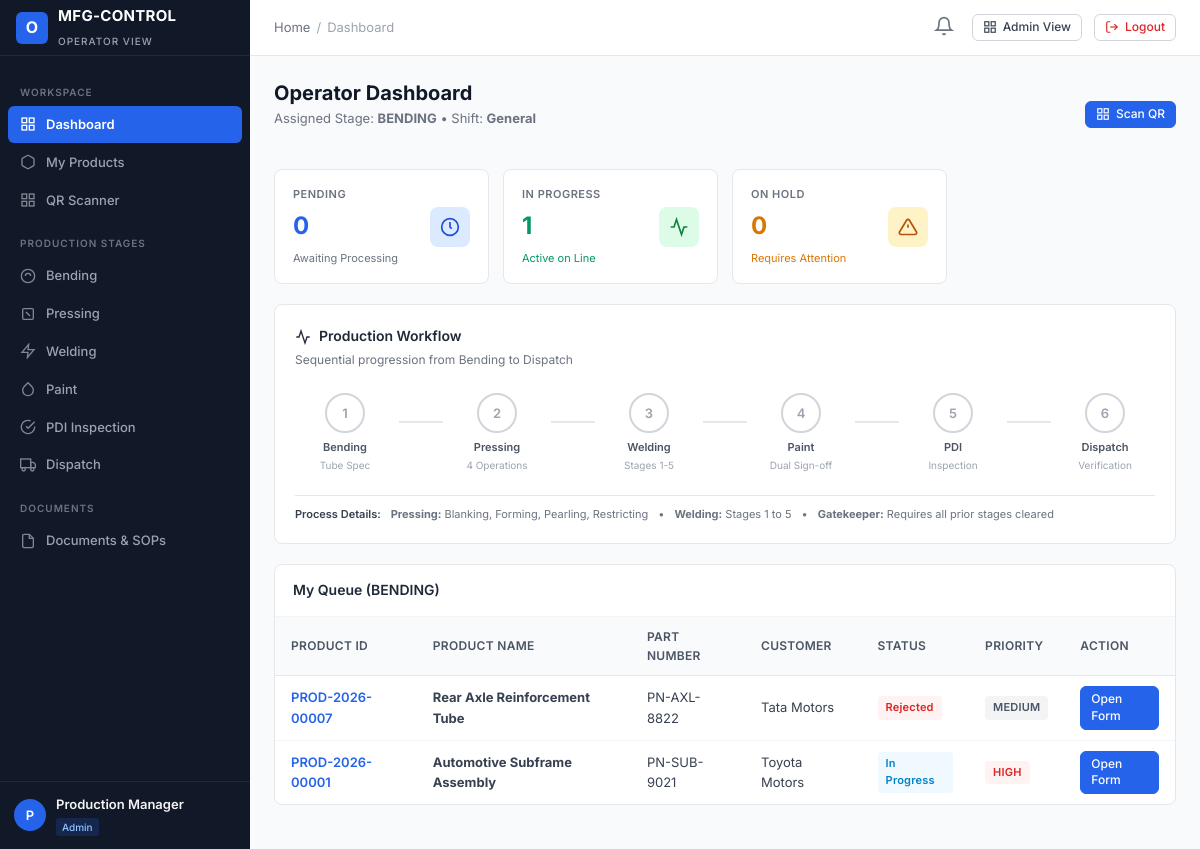
The app's page /user-panel/ (signed in) with its own data.
### apps/accounts/models.py (models this page shows, shortened)
class User(AbstractUser):
    email = models.EmailField(_('email address'), unique=True, db_index=True)
    full_name = models.CharField(_('full name'), max_length=150, blank=True)
    employee_id = models.CharField(_('employee ID'), max_length=50, unique=True, db_index=True)
    phone = models.CharField(_('phone number'), max_length=25, blank=True)
    role = models.CharField(_('role'), max_length=50, choices=UserRole.choices, default=UserRole.USER, db_index=True)
    status = models.CharField(_('status'), max_length=20, choices=UserStatus.choices, default=UserStatus.ACTIVE, db_index=True)
    department = models.CharField(_('department'), max_length=100, blank=True)
    designation = models.CharField(_('designation'), max_length=100, blank=True)
    profile_image = models.ImageField(upload_to='profiles/', blank=True, null=True)
    assigned_admin = models.ForeignKey(
        'self',
        on_delete=models.SET_NULL,
        null=True,
        blank=True,
        related_name='assigned_users',
        help_text=_('Admin managing this user')
    )
    production_stage = models.CharField(
        _('production stage'),
        max_length=50,
        blank=True,
        help_text=_('Current assigned primary production stage, e.g. BENDING, PRESSING')
    )
    production_line = models.CharField(_('production line'), max_length=50, blank=True)
    shift = models.CharField(_('shift'), max_length=50, blank=True)
    notes = models.TextField(_('notes'), blank=True)
    created_at = models.DateTimeField(auto_now_add=True)
    updated_at = models.DateTimeField(auto_now=True)
    objects = CustomUserManager()
    USERNAME_FIELD = 'email'
    REQUIRED_FIELDS = ['username', 'employee_id']
    class Meta:
        verbose_name = _('User')
        verbose_name_plural = _('Users')
        ordering = ['-created_at']
    @property
    def is_super_admin(self):
        return self.role == UserRole.SUPER_ADMIN or self.is_superuser
    @property
    def is_admin_user(self):
        return self.role in [UserRole.SUPER_ADMIN, UserRole.ADMIN]
    @property
    def is_operator(self):
        return not self.is_admin_user

### apps/products/models.py (models this page shows, shortened)
class Product(models.Model):
    product_id = models.CharField(max_length=50, unique=True, db_index=True)
    product_name = models.CharField(max_length=200)
    part_number = models.CharField(max_length=100, db_index=True)
    customer = models.CharField(max_length=150)
    model = models.CharField(max_length=100, blank=True)
    batch_number = models.CharField(max_length=100, blank=True)
    production_date = models.DateField(default=timezone.now)
    assigned_admin = models.ForeignKey(
        settings.AUTH_USER_MODEL,
        on_delete=models.SET_NULL,
        null=True,
        blank=True,
        related_name='administered_products'
    )
    assigned_user = models.ForeignKey(
        settings.AUTH_USER_MODEL,
        on_delete=models.SET_NULL,
        null=True,
        blank=True,
        related_name='assigned_products'
    )
    current_stage = models.CharField(
        max_length=50,
        choices=StageChoices.choices,
        default=StageChoices.BENDING,
        db_index=True
    )
    status = models.CharField(
        max_length=50,
        choices=ProductStatus.choices,
        default=ProductStatus.PENDING,
        db_index=True
    )
    priority = models.CharField(
        max_length=20,
        choices=PriorityChoices.choices,
        default=PriorityChoices.MEDIUM
    )
    qr_code_image = models.ImageField(upload_to='qr_codes/', blank=True, null=True)
    qr_data = models.TextField(blank=True)
    created_at = models.DateTimeField(auto_now_add=True)
    updated_at = models.DateTimeField(auto_now=True)
    class Meta:
        ordering = ['-created_at']
        indexes = [
            models.Index(fields=['current_stage', 'status']),
            models.Index(fields=['customer', 'batch_number']),
        ]

### user_panel/views.py (the view)
# urls.py: path('', views.dashboard_view, name='admin_dashboard_root'),
@login_required
def dashboard_view(request):
    user = request.user
    assigned_stage = user.production_stage or 'BENDING'
    my_products = Product.objects.filter(
        current_stage__iexact=assigned_stage
    ).exclude(status=ProductStatus.COMPLETED).order_by('-priority', '-created_at')
    pending_tasks = my_products.filter(status=ProductStatus.PENDING).count()
    in_progress = my_products.filter(status=ProductStatus.IN_PROGRESS).count()
    hold_count = my_products.filter(status=ProductStatus.HOLD).count()
    context = {
        'assigned_stage': assigned_stage,
        'my_products': my_products[:8],
        'pending_tasks': pending_tasks,
        'in_progress': in_progress,
        'hold_count': hold_count,
    }
    return render(request, 'user_panel/dashboard.html', context)

### user_panel/templates/user_panel/dashboard.html (shortened to what this page needs)
{% extends "user_panel/base_user.html" %}
{% block breadcrumb_active %}Dashboard{% endblock %}
{% block content %}
<div style="display: flex; justify-content: space-between; align-items: center; margin-bottom: 20px;">
    <div>
        <h1 class="page-title">Operator Dashboard</h1>
        <p class="page-subtitle">Assigned Stage: <strong>{{ assigned_stage }}</strong> &bull; Shift: <strong>{{ user.shift|default:"General" }}</strong></p>
    </div>
    <a href="/user-panel/scanner/" class="btn btn-primary btn-sm">
        <svg width="14" height="14" viewBox="0 0 24 24" fill="none" stroke="currentColor" stroke-width="2"><rect x="3" y="3" width="7" height="7"></rect><rect x="14" y="3" width="7" height="7"></rect><rect x="14" y="14" width="7" height="7"></rect><rect x="3" y="14" width="7" height="7"></rect></svg>
        Scan QR
    </a>
</div>
<div class="metrics-grid">
    <div class="metric-card">
        <div class="metric-info">
            <h4>Pending</h4>
            <div class="metric-val" style="color: #2563eb;">{{ pending_tasks }}</div>
            <div style="font-size: 11px; color: #6b7280; margin-top: 4px;">Awaiting Processing</div>
        </div>
        <div class="metric-icon blue">
            <svg width="20" height="20" viewBox="0 0 24 24" fill="none" stroke="currentColor" stroke-width="2"><circle cx="12" cy="12" r="10"></circle><polyline points="12 6 12 12 14 14"></polyline></svg>
        </div>
    </div>
    <div class="metric-card">
        <div class="metric-info">
            <h4>In Progress</h4>
            <div class="metric-val" style="color: #059669;">{{ in_progress }}</div>
            <div style="font-size: 11px; color: #059669; margin-top: 4px;">Active on Line</div>
        </div>
        <div class="metric-icon green">
            <svg width="20" height="20" viewBox="0 0 24 24" fill="none" stroke="currentColor" stroke-width="2"><polyline points="22 12 18 12 15 21 9 3 6 12 2 12"></polyline></svg>
        </div>
    </div>
    <div class="metric-card">
        <div class="metric-info">
            <h4>On Hold</h4>
            <div class="metric-val" style="color: #d97706;">{{ hold_count }}</div>
            <div style="font-size: 11px; color: #d97706; margin-top: 4px;">Requires Attention</div>
        </div>
        <div class="metric-icon amber">
            <svg width="20" height="20" viewBox="0 0 24 24" fill="none" stroke="currentColor" stroke-width="2"><path d="M10.29 3.86L1.82 18a2 2 0 0 0 1.71 3h16.94a2 2 0 0 0 1.71-3L13.71 3.86a2 2 0 0 0-3.42 0z"></path><line x1="12" y1="9" x2="12" y2="13"></line><line x1="12" y1="17" x2="12.01" y2="17"></line></svg>
        </div>
    </div>
</div>
{% include "components/workflow_stepper.html" with is_admin=False %}
<div class="card">
    <div class="card-header">
        <h3 class="card-title">My Queue ({{ assigned_stage }})</h3>
    </div>
    <div class="table-responsive">
        <table class="table-custom">
            <thead>
                <tr>
                    <th>Product ID</th>
                    <th>Product Name</th>
                    <th>Part Number</th>
                    <th>Customer</th>
                    <th>Status</th>
                    <th>Priority</th>
                    <th>Action</th>
                </tr>
            </thead>
            <tbody>
                {% for p in my_products %}
                <tr>
                    <td>
                        <a href="/user-panel/products/{{ p.product_id }}/" style="font-weight: 600; color: #2563eb;">
                            {{ p.product_id }}
                        </a>
                    </td>
                    <td><strong>{{ p.product_name }}</strong></td>
                    <td>{{ p.part_number }}</td>
                    <td>{{ p.customer }}</td>
                    <td>
                        <span class="badge {% if p.status == 'APPROVED' %}badge-success{% elif p.status == 'REJECTED' %}badge-danger{% elif p.status == 'HOLD' %}badge-warning{% else %}badge-info{% endif %}">
                            {{ p.get_status_display }}
                        </span>
                    </td>
                    <td>
                        <span class="badge {% if p.priority == 'URGENT' or p.priority == 'HIGH' %}badge-danger{% else %}badge-secondary{% endif %}">
                            {{ p.priority }}
                        </span>
                    </td>
                    <td>
                        <a href="/user-panel/{{ p.current_stage|lower }}/" class="btn btn-primary btn-sm">
                            Open Form
                        </a>
                    </td>
                </tr>
                {% empty %}
                <tr>
                    <td colspan="7" style="text-align: center; color: #059669; padding: 24px;">
                        No pending products for {{ assigned_stage }} stage.
                    </td>
                </tr>
                {% endfor %}
            </tbody>
        </table>
    </div>
</div>
{% endblock %}

### user_panel/templates/user_panel/base_user.html
{% extends "base.html" %}
{% block sidebar %}
<aside class="app-sidebar">
    <div class="sidebar-header">
        <div class="brand-icon">O</div>
        <div class="brand-title">
            <span>MFG-CONTROL</span>
            <span class="brand-subtitle">Operator View</span>
        </div>
    </div>
    <div class="sidebar-scroll">
        <div class="sidebar-section-title">Workspace</div>
        <a href="/user-panel/dashboard/" class="nav-link {% if request.path == '/user-panel/dashboard/' or request.path == '/user-panel/' %}active{% endif %}">
            <svg viewBox="0 0 24 24" fill="none" stroke="currentColor" stroke-width="2"><rect x="3" y="3" width="7" height="7"></rect><rect x="14" y="3" width="7" height="7"></rect><rect x="14" y="14" width="7" height="7"></rect><rect x="3" y="14" width="7" height="7"></rect></svg>
            Dashboard
        </a>
        <a href="/user-panel/my-products/" class="nav-link {% if '/user-panel/my-products/' in request.path %}active{% endif %}">
            <svg viewBox="0 0 24 24" fill="none" stroke="currentColor" stroke-width="2"><path d="M21 16V8a2 2 0 0 0-1-1.73l-7-4a2 2 0 0 0-2 0l-7 4A2 2 0 0 0 3 8v8a2 2 0 0 0 1 1.73l7 4a2 2 0 0 0 2 0l7-4A2 2 0 0 0 21 16z"></path></svg>
            My Products
        </a>
        <a href="/user-panel/scanner/" class="nav-link {% if '/user-panel/scanner/' in request.path %}active{% endif %}">
            <svg viewBox="0 0 24 24" fill="none" stroke="currentColor" stroke-width="2"><rect x="3" y="3" width="7" height="7"></rect><rect x="14" y="3" width="7" height="7"></rect><rect x="14" y="14" width="7" height="7"></rect><rect x="3" y="14" width="7" height="7"></rect></svg>
            QR Scanner
        </a>
        <div class="sidebar-section-title">Production Stages</div>
        {% if user_is_super_admin or user_is_admin or 'bending' in user_modules or user.production_stage == 'BENDING' %}
        <a href="/user-panel/bending/" class="nav-link {% if '/user-panel/bending/' in request.path %}active{% endif %}">
            <svg viewBox="0 0 24 24" fill="none" stroke="currentColor" stroke-width="2"><circle cx="12" cy="12" r="10"></circle><path d="M8 12a4 4 0 0 1 8 0"></path></svg>
            Bending
        </a>
        {% endif %}
        {% if user_is_super_admin or user_is_admin or 'pressing' in user_modules or user.production_stage == 'PRESSING' %}
        <a href="/user-panel/pressing/" class="nav-link {% if '/user-panel/pressing/' in request.path %}active{% endif %}">
            <svg viewBox="0 0 24 24" fill="none" stroke="currentColor" stroke-width="2"><rect x="4" y="4" width="16" height="16" rx="2"></rect><line x1="9" y1="9" x2="15" y2="15"></line></svg>
            Pressing
        </a>
        {% endif %}
        {% if user_is_super_admin or user_is_admin or 'welding' in user_modules or user.production_stage == 'WELDING' %}
        <a href="/user-panel/welding/" class="nav-link {% if '/user-panel/welding/' in request.path %}active{% endif %}">
            <svg viewBox="0 0 24 24" fill="none" stroke="currentColor" stroke-width="2"><polygon points="13 2 3 14 12 14 11 22 21 10 12 10 13 2"></polygon></svg>
            Welding
        </a>
        {% endif %}
        {% if user_is_super_admin or user_is_admin or 'paint' in user_modules or user.production_stage == 'PAINT' %}
        <a href="/user-panel/paint/" class="nav-link {% if '/user-panel/paint/' in request.path %}active{% endif %}">
            <svg viewBox="0 0 24 24" fill="none" stroke="currentColor" stroke-width="2"><path d="M12 2.69l5.66 5.66a8 8 0 1 1-11.31 0z"></path></svg>
            Paint
        </a>
        {% endif %}
        {% if user_is_super_admin or user_is_admin or 'pdi' in user_modules or user.production_stage == 'PDI' %}
        <a href="/user-panel/pdi/" class="nav-link {% if '/user-panel/pdi/' in request.path %}active{% endif %}">
            <svg viewBox="0 0 24 24" fill="none" stroke="currentColor" stroke-width="2"><path d="M22 11.08V12a10 10 0 1 1-5.93-9.14"></path><polyline points="22 4 12 14.01 9 11.01"></polyline></svg>
            PDI Inspection
        </a>
        {% endif %}
        {% if user_is_super_admin or user_is_admin or 'dispatch' in user_modules or user.production_stage == 'DISPATCH' %}
        <a href="/user-panel/dispatch/" class="nav-link {% if '/user-panel/dispatch/' in request.path %}active{% endif %}">
            <svg viewBox="0 0 24 24" fill="none" stroke="currentColor" stroke-width="2"><rect x="1" y="3" width="15" height="13"></rect><polygon points="16 8 20 8 23 11 23 16 16 16 16 8"></polygon><circle cx="5.5" cy="18.5" r="2.5"></circle><circle cx="18.5" cy="18.5" r="2.5"></circle></svg>
            Dispatch
        </a>
        {% endif %}
        <div class="sidebar-section-title">Documents</div>
        <a href="/user-panel/documents/" class="nav-link {% if '/user-panel/documents/' in request.path %}active{% endif %}">
            <svg viewBox="0 0 24 24" fill="none" stroke="currentColor" stroke-width="2"><path d="M14 2H6a2 2 0 0 0-2 2v16a2 2 0 0 0 2 2h12a2 2 0 0 0 2-2V8z"></path><polyline points="14 2 14 8 20 8"></polyline></svg>
            Documents & SOPs
        </a>
    </div>
    <div class="sidebar-user">
        <div class="user-avatar">{{ user.username|slice:":1"|upper }}</div>
        <div class="user-info">
            <div class="user-name">{{ user.full_name|default:user.username }}</div>
            <span class="user-role-badge">{{ user.get_role_display }}</span>
        </div>
    </div>
</aside>
{% endblock %}

### records on screen
User: username "P", full_name "Production Manager", role "Admin", shift "General"
Product: product_id "PROD-2026-00007", product_name "Rear Axle Reinforcement Tube", part_number "PN-AXL-8822", customer "Tata Motors", status "Rejected", priority "MEDIUM"
Product: product_id "PROD-2026-00001", product_name "Automotive Subframe Assembly", part_number "PN-SUB-9021", customer "Toyota Motors", status "In Progress", priority "HIGH"

### other values on screen
{{ assigned_stage }} "BENDING"
{{ pending_tasks }} "0"
{{ in_progress }} "1"
{{ hold_count }} "0"
